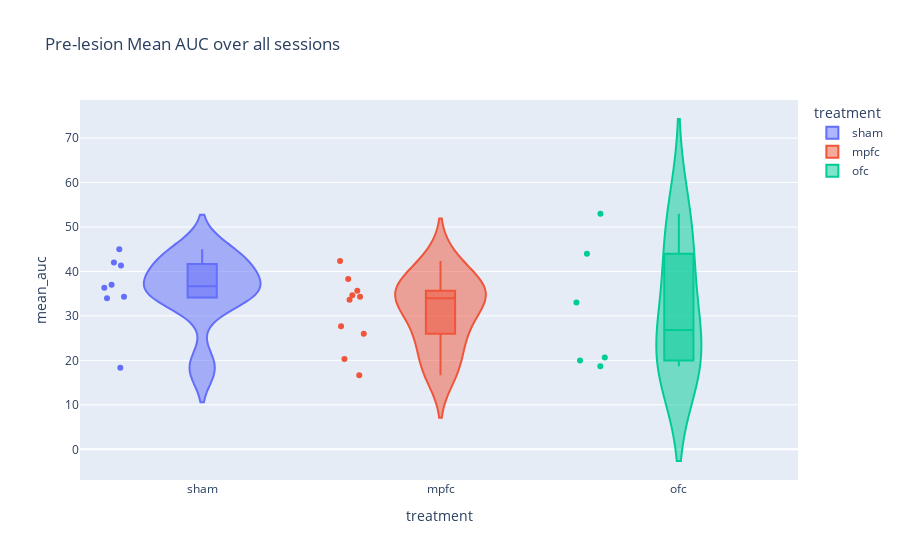

This figure's notebook cell:
### Markdown cell above
Lets make a violin plot of the baseline AUC to check variance

### Code cell
fig = px.violin(
    bl_auc,
    x="treatment",
    y="mean_auc",
    box=True,
    points="all",
    color="treatment",
    category_orders=cat,
    title="Pre-lesion Mean AUC over all sessions"
)
fig.show()

### Figure 1 — Plotly figure (JSON) as saved in the notebook; plotly's stock layout.template omitted (floating-point values rounded to 4 significant figures)
{"data": [{"alignmentgroup": "True", "box": {"visible": true}, "hovertemplate": "treatment=%{x}<br>mean_auc=%{y}<extra></extra>", "legendgroup": "sham", "marker": {"color": "#636efa"}, "name": "sham", "offsetgroup": "sham", "orientation": "v", "points": "all", "scalegroup": "True", "showlegend": true, "type": "violin", "x": ["sham", "sham", "sham", "sham", "sham", "sham", "sham", "sham"], "x0": " ", "xaxis": "x", "y": [18.33, 42.0, 34.33, 41.33, 45.0, 34.0, 36.33, 37.0], "y0": " ", "yaxis": "y"}, {"alignmentgroup": "True", "box": {"visible": true}, "hovertemplate": "treatment=%{x}<br>mean_auc=%{y}<extra></extra>", "legendgroup": "mpfc", "marker": {"color": "#EF553B"}, "name": "mpfc", "offsetgroup": "mpfc", "orientation": "v", "points": "all", "scalegroup": "True", "showlegend": true, "type": "violin", "x": ["mpfc", "mpfc", "mpfc", "mpfc", "mpfc", "mpfc", "mpfc", "mpfc", "mpfc", "mpfc"], "x0": " ", "xaxis": "x", "y": [16.67, 26.0, 20.33, 35.67, 34.67, 38.33, 42.33, 27.67, 34.33, 33.67], "y0": " ", "yaxis": "y"}, {"alignmentgroup": "True", "box": {"visible": true}, "hovertemplate": "treatment=%{x}<br>mean_auc=%{y}<extra></extra>", "legendgroup": "ofc", "marker": {"color": "#00cc96"}, "name": "ofc", "offsetgroup": "ofc", "orientation": "v", "points": "all", "scalegroup": "True", "showlegend": true, "type": "violin", "x": ["ofc", "ofc", "ofc", "ofc", "ofc", "ofc"], "x0": " ", "xaxis": "x", "y": [33.0, 18.67, 20.0, 20.67, 53.0, 44.0], "y0": " ", "yaxis": "y"}], "layout": {"legend": {"title": {"text": "treatment"}, "tracegroupgap": 0}, "title": {"text": "Pre-lesion Mean AUC over all sessions"}, "violinmode": "overlay", "xaxis": {"anchor": "y", "categoryarray": ["sham", "mpfc", "ofc"], "categoryorder": "array", "domain": [0, 1], "title": {"text": "treatment"}}, "yaxis": {"anchor": "x", "domain": [0, 1], "title": {"text": "mean_auc"}}}}
